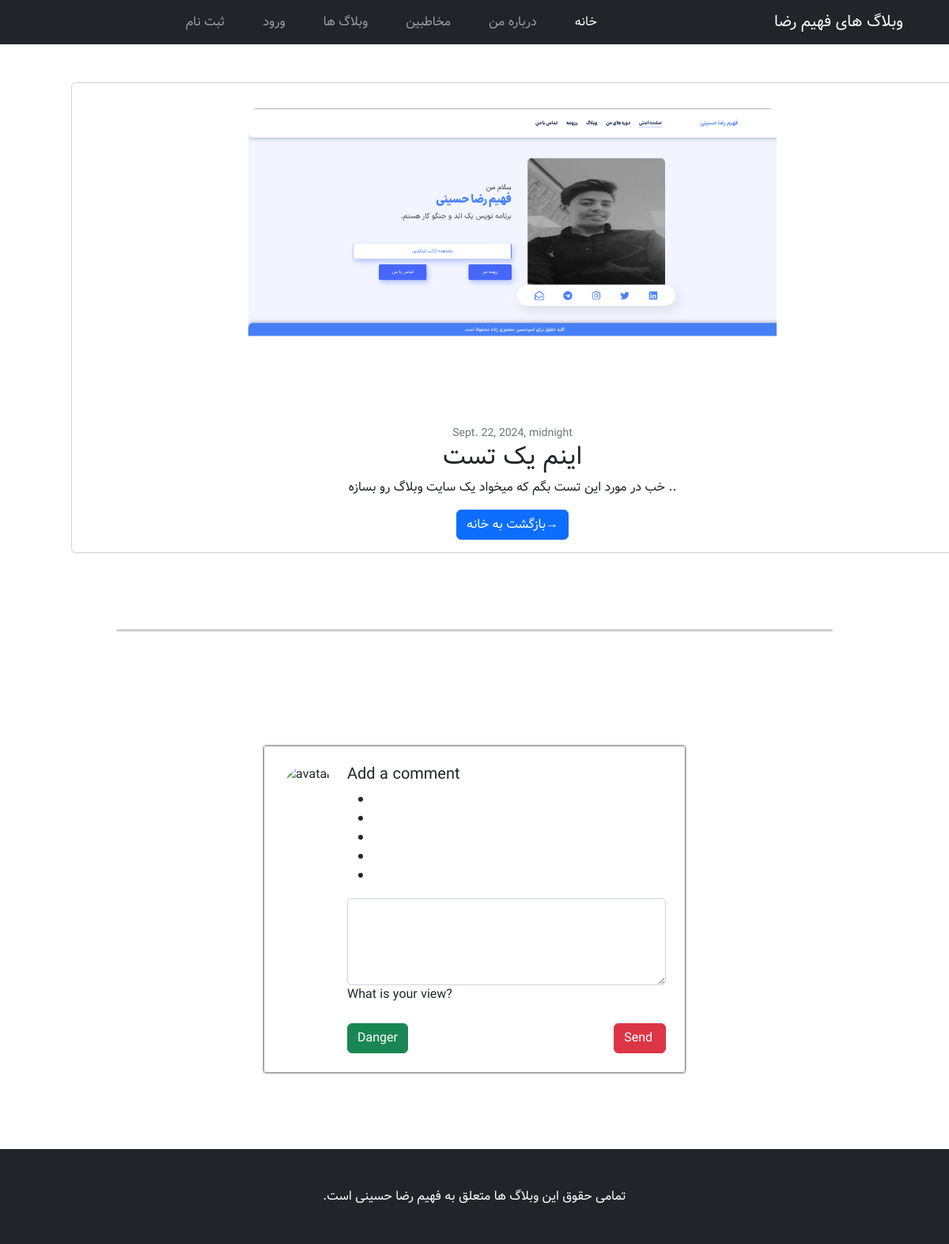
Page /details_post/5/ on the earlier database version.
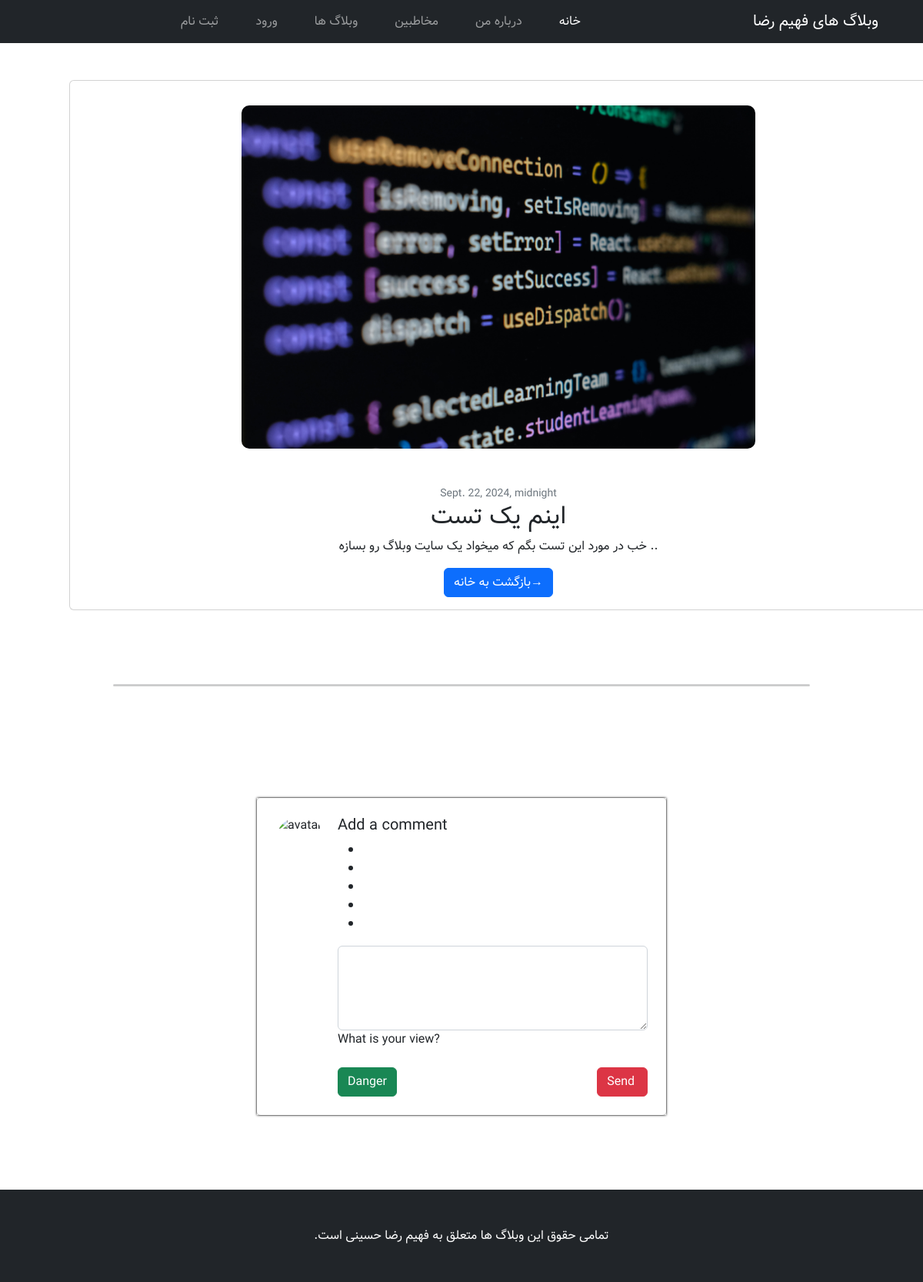
Same page on the later database version.
### blog/models.py (models this page shows, shortened)
class Post(models.Model):
    owner = models.ForeignKey("accounts.Profile" , on_delete=models.CASCADE)
    image= models.ImageField(upload_to='post_image/' , null=True , blank=True)
    title = models.CharField(max_length=20)
    content = models.CharField(max_length=200)
    status= models.BooleanField(default=False)
    category = models.ForeignKey("Category" , on_delete=models.CASCADE)
    created_date = models.DateTimeField(auto_now_add=True)
    updated_date = models.DateTimeField(auto_now=True)
    published_date = models.DateTimeField()

### blog/views.py (the view)
# urls.py: path('details_post/<int:pk>/' , views.DetailsPost.as_view() , name="DetailsPost"),
class DetailsPost(DetailView):
    template_name = 'Blog/post_detail.html'
    model = Post
    def get(self, request, *args, **kwargs):
        self.object=self.get_object()
        context = self.get_context_data(object=self.object)
        context['posts']=Post.objects.filter(id=self.object.id)
        context['comments']=Comments.objects.filter(post=self.object.id)
        print(context['comments'])
        return self.render_to_response(context)

### templates/Blog/post_detail.html (shortened to what this page needs)
{% extends 'base.html' %}
{% load static %}
{% block content %}
<div class="col-lg-12" style="margin: 3rem;text-align: center;">
    {% for post in posts %}
    <div class="card mb-4">
        <a href="#!"><img class="card-img-top" style="max-width: 60%;margin: 2rem 8rem !important;max-height: 30rem;border-radius: 10px;" src="{{ post.image.url }}" alt="..." /></a>
        <div class="card-body">
            <div class="small text-muted">{{ post.published_date }}</div>
            <h2 class="card-title">{{ post.title }}</h2>
            <p class="card-text">{{ post.content }}</p>
            <a class="btn btn-primary" href="/">بازگشت به خانه→</a>
        </div>
    </div>
    {% endfor %}
</div>
<section dir="rtl">
    <div class="container my-5 py-5">
      <div class="row d-flex justify-content-center">
        <div class="col-md-12 col-lg-10">
          <div class="card text-body">
            <hr class="my-0" />
          </div>
        </div>
      </div>
    </div>
  </section>
  <section>
    <div class="container my-5 py-5 text-body" >
      <div class="row d-flex justify-content-center">
        <div class="col-md-10 col-lg-8 col-xl-6">
          <div class="card">
            <div class="card-body p-4"  style="box-shadow: 0 0 3px 0 black;">
              <div class="d-flex flex-start w-100">
                <img class="rounded-circle shadow-1-strong me-3"
                  src="https://mdbcdn.b-cdn.net/img/Photos/Avatars/img%20(21).webp" alt="avatar" width="65"
                  height="65" />
                <div class="w-100">
                  <h5>Add a comment</h5>
                  <ul data-mdb-rating-init class="rating mb-3" data-mdb-toggle="rating">
                    <li>
                    </li>
                    <li>
                    </li>
                    <li>
                    </li>
                    <li>
                    </li>
                    <li>
                    </li>
                  </ul>
                  <div data-mdb-input-init class="form-outline">
                    <textarea class="form-control" id="textAreaExample" rows="4"></textarea>
                    <label class="form-label" for="textAreaExample">What is your view?</label>
                  </div>
                  <div class="d-flex justify-content-between mt-3">
                    <button  type="button" data-mdb-button-init data-mdb-ripple-init class="btn btn-success">Danger</button>
                    <button  type="button" data-mdb-button-init data-mdb-ripple-init class="btn btn-danger">
                      Send
                    </button>
                  </div>
                </div>
              </div>
            </div>
          </div>
        </div>
      </div>
    </div>
  </section>
{% endblock %}

### templates/base.html (shortened to what this page needs)
{% load static %}
<!DOCTYPE html>
<html lang="en">
    <head>
        <link href="{% static 'css/styles.css' %}" rel="stylesheet" />
        <link href='https://unpkg.com/boxicons@2.1.4/css/boxicons.min.css' rel='stylesheet'>
    </head>
    <body style="font-family: Vazir,sans-serif;" dir="rtl">
        <nav class="navbar navbar-expand-lg navbar-dark bg-dark" dir="rtl">
            <div class="container">
                <a class="navbar-brand" href="#!">وبلاگ های فهیم رضا</a>
                <div class="collapse navbar-collapse" id="navbarSupportedContent">
                    <ul class="navbar-nav ms-auto mb-2 mb-lg-0" style="margin: 0 10rem;">
                        <li class="nav-item"><a class="nav-link active" style="--bs-navbar-nav-link-padding-x: 1.5rem;" href="#">خانه</a></li>
                        <li class="nav-item"><a class="nav-link" style="--bs-navbar-nav-link-padding-x: 1.5rem;" href="#!">درباره من</a></li>
                        <li class="nav-item"><a class="nav-link" style="--bs-navbar-nav-link-padding-x: 1.5rem;" href="#!">مخاطبین</a></li>
                        <li class="nav-item"><a class="nav-link" style="--bs-navbar-nav-link-padding-x: 1.5rem;" aria-current="page" href="{% url 'CreatePost' %}">وبلاگ ها</a></li>
                        <li class="nav-item"><a class="nav-link" style="--bs-navbar-nav-link-padding-x: 1.5rem;" aria-current="page" href="/accounts/login/">ورود</a></li>
                        <li class="nav-item"><a class="nav-link" style="--bs-navbar-nav-link-padding-x: 1.5rem;" aria-current="page" href="#">ثبت نام</a></li>
                    </ul>
                </div>
            </div>
        </nav>
        <div class="container" dir="ltr">
            {% block content %}
            {% endblock %}
        </div>
        <footer class="py-5 bg-dark">
            <div class="container"><p class="m-0 text-center text-white">تمامی حقوق این وبلاگ ها متعلق به فهیم رضا حسینی است.</p></div>
        </footer>
    </body>
</html>

Differences in the rows shown:
changed Post "اینم یک تست": image: a different picture
